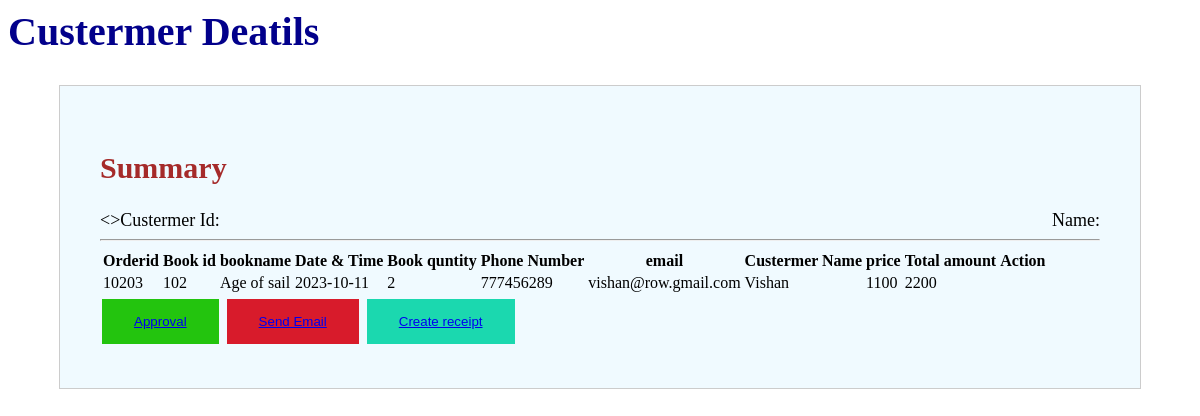
Page /f_manager/cussumm.php?Order_id=10203 (signed in) on the committed database.
### tables this page shows
CREATE TABLE `oders` (
  `Order_id` int(11) NOT NULL,
  `Book_id` int(11) NOT NULL,
  `bookname` varchar(40) NOT NULL,
  `Date_time` date NOT NULL,
  `quantity` int(11) NOT NULL,
  `Phone` int(11) NOT NULL,
  `email` varchar(50) NOT NULL,
  `C_name` varchar(50) NOT NULL,
  `price` int(11) NOT NULL,
  `Total_amount` int(11) NOT NULL
);

### f_manager/cussumm.php (the view, shortened to what this page needs)
<html>
    <head>
        <link rel="stylesheet" href="css/cus.css">
    </head>
    <body>
    <h1>Custermer Deatils</h1>
<div class="box">
<h2>Summary</h2>
<div class="dis">
    <div><>Custermer Id:</div>
    <div>Name:</div>
</div>
<hr>
<table>
<tr>
<th>Orderid</th>
<th>Book id</th>
<th>bookname</th>
<th>Date & Time</th>
<th>Book quntity</th>
<th>Phone Number</th>
<th>email</th>
<th>Custermer Name</th>
<th>price</th>
<th>Total amount</th>
<th>Action</th>
</tr>
    <?php
        $severname="localhost";
        $username="root";
        $password="";
        $database="stor";
        $connection=new mysqli($severname, $username, $password, $database);
        if($_SERVER['REQUEST_METHOD'] == 'GET')
        $order=$_GET["Order_id"];
        $sql = "SELECT * FROM oders WHERE Order_id=$order";
        $result = $connection->query($sql);
        $row=$result->fetch_assoc();
            echo "
            <tr>
            <td>$row[Order_id]</td>
            <td>$row[Book_id]</td>
            <td>$row[bookname]</td>
            <td>$row[Date_time]</td>
            <td>$row[quantity]</td>
            <td>$row[Phone]</td>
            <td>$row[email]</td>
            <td>$row[C_name]</td>
            <td>$row[price]</td>
            <td>$row[Total_amount]</td>
            <td>
            </tr>
        ";
            ?>
        </table>
            <button type="button"class="butt"><a href="finansial.php">Approval</a></button>
            <button type="button"class="butt1"><a href="https://mail.google.com/mail/u/0/?tab=rm&ogbl#sent?compose=new">Send Email</a></button>
            <button type="button"class="button"><a href="receipt.php">Create receipt</a></button>
</div>

### f_manager/css/cus.css (style rules this page uses)
h1 { font-size:40px; color:rgb(2, 0, 139) }
h2 { font-size:30px; color:brown }
.butt { background-color: #23c40e; border: none; color: white; padding: 15px 32px; text-align: center; text-decoration: none; display: inline-block; margin: 4px 2px; cursor: pointer; }
.butt1 { background-color: #d81b2b; border: none; color: white; padding: 15px 32px; text-align: center; text-decoration: none; display: inline-block; margin: 4px 2px; cursor: pointer; }
.button { background-color: #1bd8af; border: none; color: white; padding: 15px 32px; text-align: center; text-decoration: none; display: inline-block; margin: 4px 2px; cursor: pointer; }
.box { background-color: rgb(240, 250, 255); width: 1000px; max-width: 200%; height: auto; margin: 30px auto; padding: 40px; border: 1px solid #ccc }
.box .dis { display: flex; justify-content: space-between; margin-bottom: 5px; font-size: 18px; }

### rows in the picture
oders: Order_id "10203", Book "102", bookname "Age of sail", Date_time "2023-10-11", quantity "2", Phone "777456289", email "vishan@row.gmail.com", C_name "Vishan", price "1100", Total_amount "2200"
